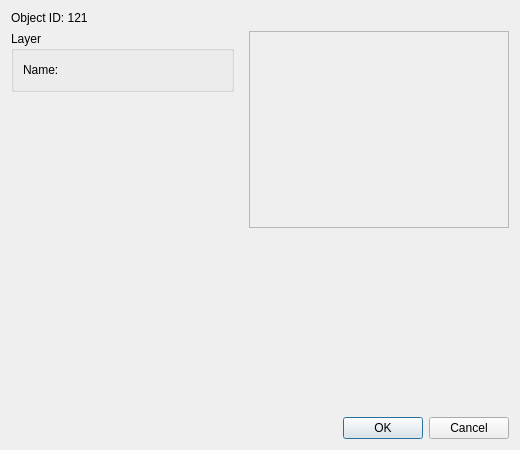
<?xml version="1.0" encoding="UTF-8"?>
<ui version="4.0">
 <class>LC_DlgEntityProperties</class>
 <widget class="QDialog" name="LC_DlgEntityProperties">
  <property name="geometry">
   <rect>
    <x>0</x>
    <y>0</y>
    <width>520</width>
    <height>450</height>
   </rect>
  </property>
  <property name="minimumSize">
   <size>
    <width>500</width>
    <height>0</height>
   </size>
  </property>
  <property name="windowTitle">
   <string>Dialog</string>
  </property>
  <layout class="QGridLayout" name="gridLayout">
   <property name="verticalSpacing">
    <number>6</number>
   </property>
   <item row="0" column="0">
    <widget class="QLabel" name="lId">
     <property name="text">
      <string>Object ID: 121</string>
     </property>
    </widget>
   </item>
   <item row="1" column="0">
    <widget class="QWidget" name="widget" native="true">
     <layout class="QGridLayout" name="gridLayout_3" columnstretch="0">
      <property name="leftMargin">
       <number>0</number>
      </property>
      <property name="topMargin">
       <number>0</number>
      </property>
      <property name="bottomMargin">
       <number>0</number>
      </property>
      <item row="1" column="0">
       <widget class="QG_WidgetPen" name="wPen" native="true">
        <property name="sizePolicy">
         <sizepolicy hsizetype="Preferred" vsizetype="Preferred">
          <horstretch>0</horstretch>
          <verstretch>0</verstretch>
         </sizepolicy>
        </property>
        <property name="minimumSize">
         <size>
          <width>0</width>
          <height>130</height>
         </size>
        </property>
       </widget>
      </item>
      <item row="0" column="0">
       <widget class="QGroupBox" name="groupBox">
        <property name="title">
         <string>Layer</string>
        </property>
        <layout class="QGridLayout" name="gridLayout_2">
         <item row="0" column="0">
          <widget class="QLabel" name="lLayer">
           <property name="sizePolicy">
            <sizepolicy hsizetype="Preferred" vsizetype="Preferred">
             <horstretch>0</horstretch>
             <verstretch>0</verstretch>
            </sizepolicy>
           </property>
           <property name="text">
            <string>Name:</string>
           </property>
           <property name="wordWrap">
            <bool>false</bool>
           </property>
          </widget>
         </item>
         <item row="0" column="1">
          <widget class="QG_LayerBox" name="cbLayer" native="true">
           <property name="sizePolicy">
            <sizepolicy hsizetype="Preferred" vsizetype="Preferred">
             <horstretch>0</horstretch>
             <verstretch>0</verstretch>
            </sizepolicy>
           </property>
           <property name="minimumSize">
            <size>
             <width>20</width>
             <height>20</height>
            </size>
           </property>
           <property name="toolTip">
            <string>Layer of entity</string>
           </property>
          </widget>
         </item>
        </layout>
       </widget>
      </item>
     </layout>
    </widget>
   </item>
   <item row="1" column="1">
    <widget class="QFrame" name="frmGeomertry">
     <property name="minimumSize">
      <size>
       <width>260</width>
       <height>0</height>
      </size>
     </property>
     <property name="frameShape">
      <enum>QFrame::StyledPanel</enum>
     </property>
     <property name="frameShadow">
      <enum>QFrame::Raised</enum>
     </property>
    </widget>
   </item>
   <item row="2" column="0">
    <widget class="QFrame" name="frmBottom">
     <property name="frameShape">
      <enum>QFrame::StyledPanel</enum>
     </property>
     <property name="frameShadow">
      <enum>QFrame::Raised</enum>
     </property>
    </widget>
   </item>
   <item row="3" column="0">
    <spacer name="verticalSpacer">
     <property name="orientation">
      <enum>Qt::Vertical</enum>
     </property>
     <property name="sizeHint" stdset="0">
      <size>
       <width>20</width>
       <height>0</height>
      </size>
     </property>
    </spacer>
   </item>
   <item row="4" column="0" colspan="2">
    <widget class="QDialogButtonBox" name="buttonBox">
     <property name="orientation">
      <enum>Qt::Horizontal</enum>
     </property>
     <property name="standardButtons">
      <set>QDialogButtonBox::Cancel|QDialogButtonBox::Ok</set>
     </property>
    </widget>
   </item>
  </layout>
 </widget>
 <customwidgets>
  <customwidget>
   <class>QG_WidgetPen</class>
   <extends>QWidget</extends>
   <header>qg_widgetpen.h</header>
  </customwidget>
  <customwidget>
   <class>QG_LayerBox</class>
   <extends>QWidget</extends>
   <header>qg_layerbox.h</header>
  </customwidget>
 </customwidgets>
 <resources/>
 <connections>
  <connection>
   <sender>buttonBox</sender>
   <signal>accepted()</signal>
   <receiver>LC_DlgEntityProperties</receiver>
   <slot>accept()</slot>
   <hints>
    <hint type="sourcelabel">
     <x>248</x>
     <y>254</y>
    </hint>
    <hint type="destinationlabel">
     <x>157</x>
     <y>274</y>
    </hint>
   </hints>
  </connection>
  <connection>
   <sender>buttonBox</sender>
   <signal>rejected()</signal>
   <receiver>LC_DlgEntityProperties</receiver>
   <slot>reject()</slot>
   <hints>
    <hint type="sourcelabel">
     <x>316</x>
     <y>260</y>
    </hint>
    <hint type="destinationlabel">
     <x>286</x>
     <y>274</y>
    </hint>
   </hints>
  </connection>
 </connections>
</ui>
